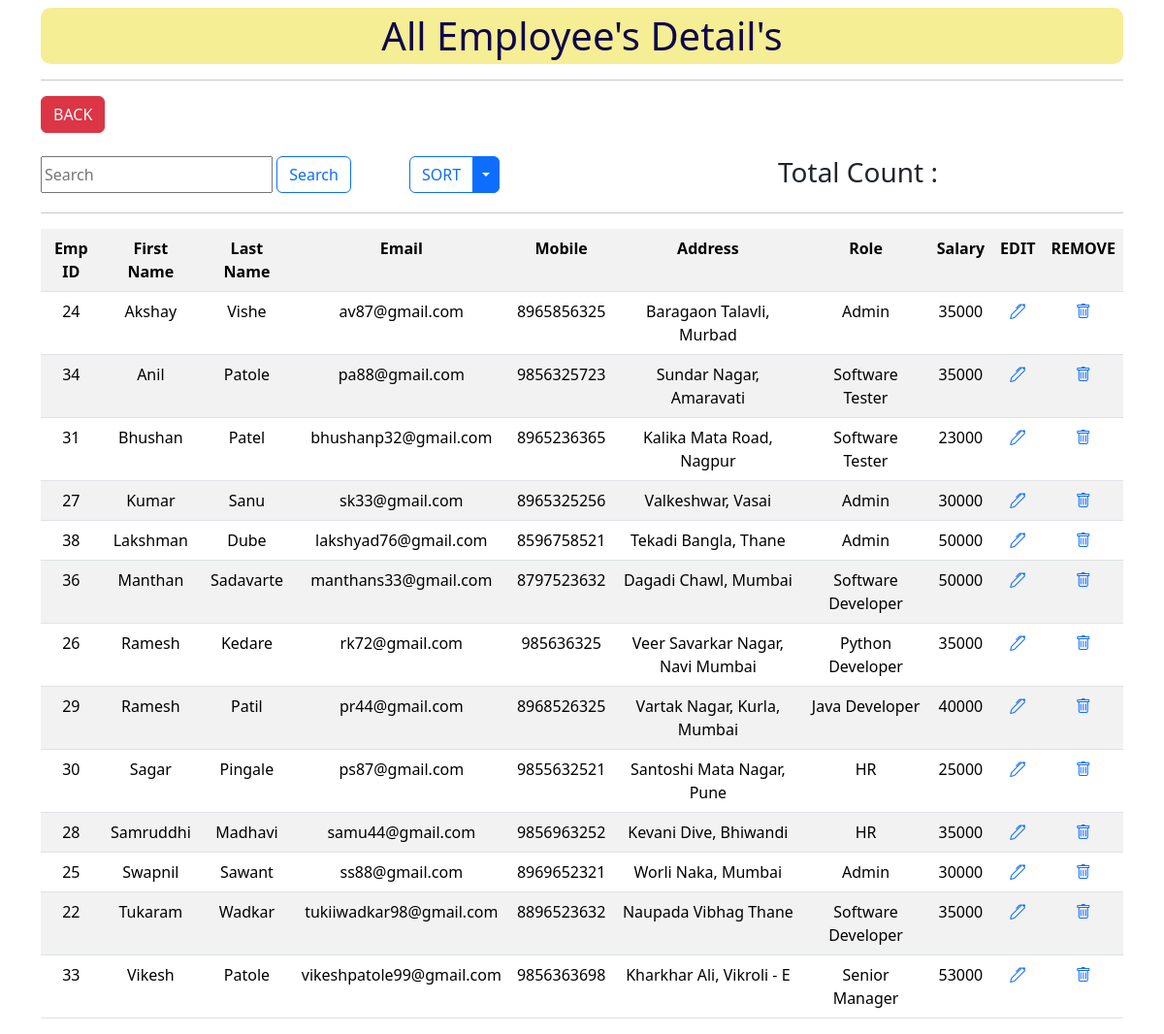
Screenshot of /sort/0 with the database file from the repository.
### empapp/models.py (models this page shows, shortened)
class Emp(models.Model):
    first_name = models.CharField(max_length=50)
    last_name = models.CharField(max_length=50)
    email = models.CharField(max_length=50)
    mobile = models.BigIntegerField()
    address = models.CharField(max_length=100)
    role = models.CharField(max_length=50)
    salary = models.BigIntegerField()
    pimage = models.ImageField(upload_to = 'image')

### empapp/views.py (the view)
# urls.py: path('sort/<sv>',views.sort),
def sort(request,sv):
    if sv == '0':
        col = 'first_name'
    else:
        col = '-first_name'
    s = Emp.objects.all().order_by(col)
    context = {}
    context['data'] = s
    return render(request,'allemp.html',context)

### templates/allemp.html (shortened to what this page needs)
<!DOCTYPE html>
<html lang="en">
<head>
    <link href="https://cdn.jsdelivr.net/npm/bootstrap@5.3.2/dist/css/bootstrap.min.css" rel="stylesheet">
    <link rel="stylesheet" href="https://cdn.jsdelivr.net/npm/bootstrap-icons@1.11.3/font/bootstrap-icons.min.css">
</head>
<body>
    <div class="container mt-2">
        <h1 align="center" style="background-color: rgb(245, 238, 148); color: rgb(17, 7, 75); padding: 5px;border: none; border-radius: 10px;">All Employee's Detail's</h1> <hr>
        <a href="/index" class="btn btn-danger">BACK</a> <br> <br>
        <div class="row">
            <div class="col-md-4">
                <form class="d-flex" method="get" action="/search">
                    <input class="" name="query" id="query" type="search" placeholder="Search"> &nbsp;
                    <button class="btn btn-outline-primary" type="submit">Search</button>
                </form>
            </div>
            <div class="col-md-4">
                <div class="btn-group">
                    <button type="button" class="btn btn-outline-primary">SORT</button>
                    <button type="button" class="btn btn-primary dropdown-toggle dropdown-toggle-split" data-bs-toggle="dropdown" aria-expanded="false">
                    </button>
                </div>
            </div>
            <div class="col-md-4">
                <h3>Total Count : &nbsp;{{total}} </h3>
            </div>
        </div>
            <hr>
            <table  class="table table-striped">
                <tr align="center">
                    <th>Emp ID</th>
                    <th>First Name</th>
                    <th>Last Name</th>
                    <th>Email</th>
                    <th>Mobile</th>
                    <th>Address</th>
                    <th>Role</th>
                    <th>Salary</th>
                    <th>EDIT</th>
                    <th>REMOVE</th>
                </tr>
            {% for x in data %}
                <tr align="center">
                    <td>{{x.id}}</td>
                    <td>{{x.first_name}}</td>
                    <td>{{x.last_name}}</td>
                    <td>{{x.email}}</td>
                    <td>{{x.mobile}}</td>
                    <td>{{x.address}}</td>
                    <td>{{x.role}}</td>
                    <td>{{x.salary}}</td>
                    <td><a href="editemp/{{x.id}}"><i class="bi bi-pen"></i></a></td>
                    <td><a href="removeemp/{{x.id}}"><i class="bi bi-trash"></i></a></td>
                </tr>
            {% endfor %}
            </table>
    </div>
</body>
</html>

### rows the page displays
Emp: id "24", first_name "Akshay", last_name "Vishe", email "av87@gmail.com", mobile "8965856325", address "Baragaon Talavli, Murbad", role "Admin", salary "35000"
Emp: id "34", first_name "Anil", last_name "Patole", email "pa88@gmail.com", mobile "9856325723", address "Sundar Nagar, Amaravati", role "Software Tester", salary "35000"
Emp: id "31", first_name "Bhushan", last_name "Patel", email "bhushanp32@gmail.com", mobile "8965236365", address "Kalika Mata Road, Nagpur", role "Software Tester", salary "23000"
Emp: id "27", first_name "Kumar", last_name "Sanu", email "sk33@gmail.com", mobile "8965325256", address "Valkeshwar, Vasai", role "Admin", salary "30000"
Emp: id "38", first_name "Lakshman", last_name "Dube", email "lakshyad76@gmail.com", mobile "8596758521", address "Tekadi Bangla, Thane", role "Admin", salary "50000"
Emp: id "36", first_name "Manthan", last_name "Sadavarte", email "manthans33@gmail.com", mobile "8797523632", address "Dagadi Chawl, Mumbai", role "Software Developer", salary "50000"
Emp: id "26", first_name "Ramesh", last_name "Kedare", email "rk72@gmail.com", mobile "985636325", address "Veer Savarkar Nagar, Navi Mumbai", role "Python Developer", salary "35000"
Emp: id "29", first_name "Ramesh", last_name "Patil", email "pr44@gmail.com", mobile "8968526325", address "Vartak Nagar, Kurla, Mumbai", role "Java Developer", salary "40000"
Emp: id "30", first_name "Sagar", last_name "Pingale", email "ps87@gmail.com", mobile "9855632521", address "Santoshi Mata Nagar, Pune", role "HR", salary "25000"
Emp: id "28", first_name "Samruddhi", last_name "Madhavi", email "samu44@gmail.com", mobile "9856963252", address "Kevani Dive, Bhiwandi", role "HR", salary "35000"
Emp: id "25", first_name "Swapnil", last_name "Sawant", email "ss88@gmail.com", mobile "8969652321", address "Worli Naka, Mumbai", role "Admin", salary "30000"
Emp: id "22", first_name "Tukaram", last_name "Wadkar", email "tukiiwadkar98@gmail.com", mobile "8896523632", address "Naupada Vibhag Thane", role "Software Developer", salary "35000"
Emp: id "33", first_name "Vikesh", last_name "Patole", email "vikeshpatole99@gmail.com", mobile "9856363698", address "Kharkhar Ali, Vikroli - E", role "Senior Manager", salary "53000"
